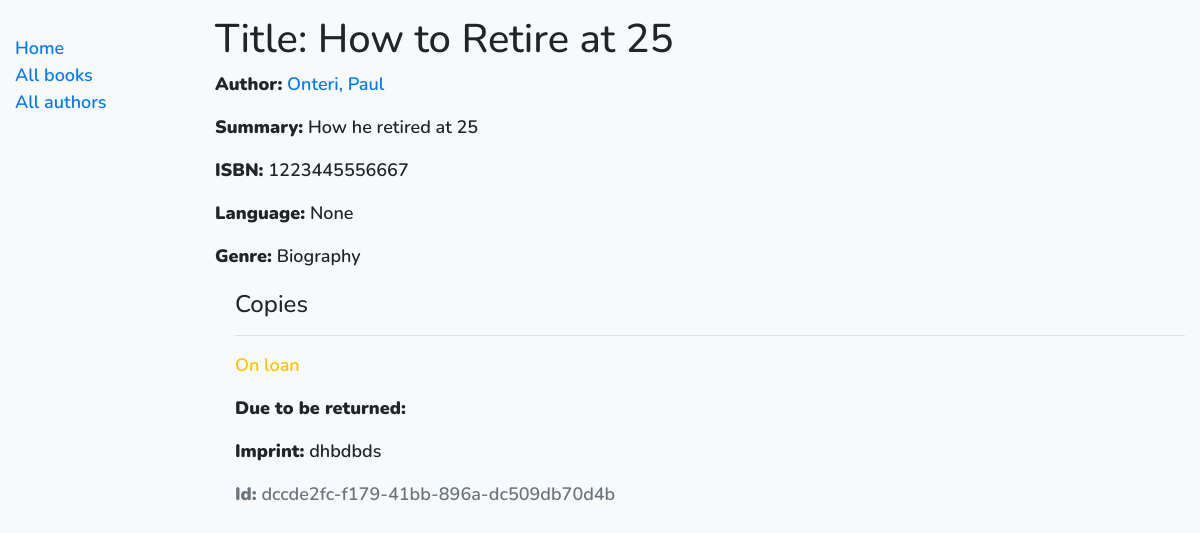
/catalogg/book/1, run on the app's committed database.
### catalogg/models.py (models this page shows, shortened)
class Book(models.Model):
    title = models.CharField(max_length=200)
    author = models.ForeignKey('Author', on_delete=models.SET_NULL, null=True)
    summary = models.TextField(max_length=1000, help_text="Enter a brief description of the book")
    isbn = models.CharField('ISBN', max_length=13,
                            help_text='13 Character <a href="https://www.isbn-international.org/content/what-isbn'
                                      '">ISBN number</a>')
    genre = models.ManyToManyField(Genre, help_text="Select a genre for this book")
    language = models.ForeignKey('Language', on_delete=models.SET_NULL, null=True)
    def display_genre(self):
        """Creates a string for the Genre. This is required to display genre in Admin."""
        return ', '.join([genre.name for genre in self.genre.all()[:3]])
    display_genre.short_description = 'Genre'

class Author(models.Model):
    first_name = models.CharField(max_length=100)
    last_name = models.CharField(max_length=100)
    date_of_birth = models.DateField(null=True, blank=True)
    date_of_death = models.DateField('died', null=True, blank=True)
    class Meta:
        ordering = ['last_name', 'first_name']
    def __str__(self):
        return '{0}, {1}'.format(self.last_name, self.first_name)

class Genre(models.Model):
    name = models.CharField(
        max_length=200,
        help_text="Enter a book genre (e.g. Science Fiction, French Poetry etc.)"
    )
    def __str__(self):
        return self.name

class BookInstance(models.Model):
    id = models.UUIDField(primary_key=True, default=uuid.uuid4,
                          help_text="Unique ID for this particular book across whole library")
    book = models.ForeignKey('Book', on_delete=models.SET_NULL, null=True)
    imprint = models.CharField(max_length=200)
    date_due_back = models.DateField(null=True, blank=True)
    borrower = models.ForeignKey(User, on_delete=models.SET_NULL, null=True, blank=True)
    LOAN_STATUS = (
        ('d', 'Maintenance'),
        ('o', 'On loan'),
        ('a', 'Available'),
        ('r', 'Reserved'),
    )
    status = models.CharField(
        max_length=1,
        choices=LOAN_STATUS,
        blank=True,
        default='d',
        help_text='Book availability')
    class Meta:
        ordering = ['date_due_back']
        permissions = (("can_mark_returned", "Set book as returned"),)

### catalogg/views.py (the view)
# urls.py: path('book/<int:pk>', views.BookDetailView.as_view(), name='book-detail'),
class BookDetailView(generic.DetailView):
    model = Book

### catalogg/templates/catalogg/book_detail.html
{% extends "base_generic.html" %}
{% block content %}
          <h1>Title: {{ book.title }}</h1>
          <p><strong>Author:</strong> <a href="">{{ book.author }}</a></p>
          <p><strong>Summary:</strong> {{ book.summary }}</p>
          <p><strong>ISBN:</strong> {{ book.isbn }}</p>
          <p><strong>Language:</strong> {{ book.language }}</p>
          <p><strong>Genre:</strong> {{ book.genre.all|join:", " }}</p>
  <div style="margin-left:20px;margin-top:20px">
        <h4>Copies</h4>
                {% for copy in book.bookinstance_set.all %}
              <hr>
              <p class="{% if copy.status == 'a' %}text-success{% elif copy.status == 'm' %}text-danger{% else %}text-warning{% endif %}">{{ copy.get_status_display }}</p>
                {% if copy.status != 'a' %} <p><strong>Due to be returned:</strong> {{ copy.due_back }}</p>{% endif %}
              <p><strong>Imprint:</strong> {{ copy.imprint }}</p>
              <p class="text-muted"><strong>Id:</strong> {{ copy.id }}</p>
            {% endfor %}
  </div>
{% endblock %}

### catalogg/static/css/styles.css (style rules this page uses)
body { margin-top: 15px; font-family: 'Nunito', sans-serif; font-weight: 600; font-size: 18px; }

### data on the page
Book: title "How to Retire at 25", author "Onteri, Paul", summary "How he retired at 25", isbn "1223445556667", language "None", genre.all "Biography"
BookInstance: status "On loan", imprint "dhbdbds", id "dccde2fc-f179-41bb-896a-dc509db70d4b"
